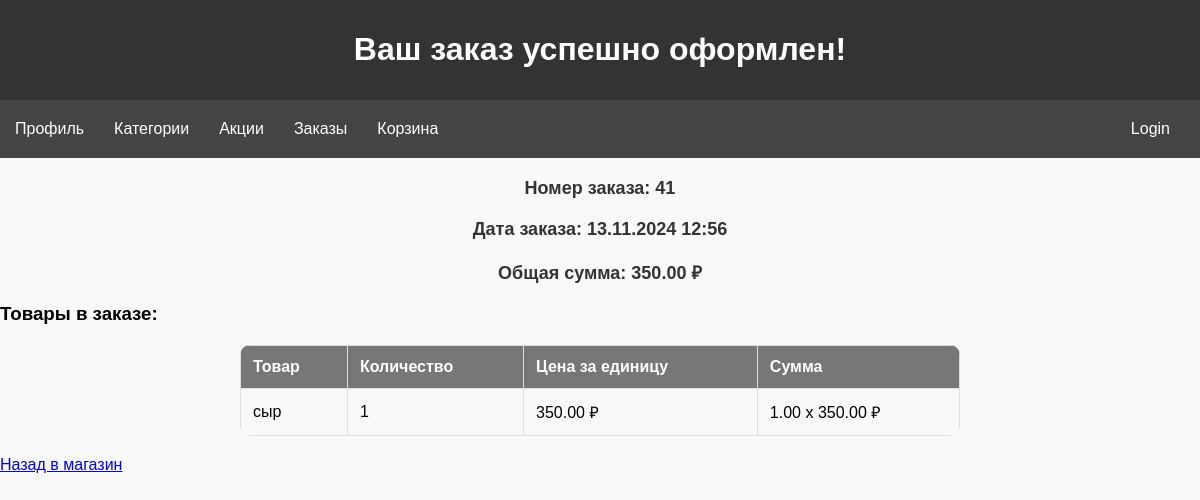
Screenshot of /market/order-confirmation/41/ with the database file from the repository.
### orders/models.py (models this page shows, shortened)
class Order(models.Model):
    objects = models.Manager()
    buyer = models.ForeignKey(Buyer, on_delete=models.CASCADE,
                              related_name="orders")
    created_at = models.DateTimeField(auto_now_add=True)
    price = models.DecimalField(max_digits=10, decimal_places=2, default=0)
    delivery_address = models.ForeignKey('buyers.Address', null=True,
                                         blank=True, on_delete=models.SET_NULL)

class OrderItem(models.Model):
    objects = models.Manager()
    order = models.ForeignKey(Order, on_delete=models.CASCADE,
                              related_name="order_items")
    product = models.ForeignKey(Product, on_delete=models.CASCADE,
                                related_name="order_items")
    quantity = models.PositiveIntegerField(default=1)

### products/models.py (models this page shows, shortened)
class Product(models.Model):
    objects = models.Manager()
    name = models.CharField(max_length=255, unique=True)
    description = models.TextField(null=True, blank=True)
    price = models.DecimalField(max_digits=10, decimal_places=2)
    count = models.PositiveIntegerField(default=0)
    image = models.ImageField(upload_to='products/', null=True, blank=True)
    class Meta:
        permissions = [
            ("can_view_product", "Can view product"),
            ("can_add_product", "Can add product"),
            ("can_change_product", "Can change product"),
            ("can_delete_product", "Can delete product"),
        ]

### market/views.py (the view)
# urls.py: path('order-confirmation/<int:order_id>/', order_confirmation,
def order_confirmation(request, order_id):
    order = get_object_or_404(Order, id=order_id)
    return render(request,
                  'market/order_confirmation.html',
                  {'order': order}
                  )

### templates/market/order_confirmation.html (shortened to what this page needs)
{% load static %}
<!DOCTYPE html>
<html lang="ru">
<head>
    <link rel="stylesheet" href="https://cdnjs.cloudflare.com/ajax/libs/font-awesome/5.15.4/css/all.min.css">
    <link rel="stylesheet" href="{% static 'market/market.css' %}">
    <link rel="stylesheet" href="{% static 'other/other.css' %}">
</head>
<body>
<header>
    <h1>Ваш заказ успешно оформлен!</h1>
</header>
<nav class="nav-menu">
    <a href="{% url 'profile:profile' %}">Профиль</a>
    <a href="#">Категории</a>
    <a href="#">Акции</a>
    <a href="#">Заказы</a>
    <a href="{% url 'market:view_cart' %}">Корзина</a>
    <form action="{% url 'logout' %}" method="POST" class="auth-form">
        <button type="submit" class="auth-button">
            {% if user.is_authenticated %}
                Logout
            {% else %}
                <a href="{% url 'buyers_login' %}?next={{ request.path }}">Login</a>
            {% endif %}
        </button>
    </form>
</nav>
<main>
    <section class="order-summary">
        <p>Номер заказа: {{ order.id }}</p>
        <p>Дата заказа: {{ order.created_at|date:"d.m.Y H:i" }}</p>
        <p>Общая сумма: {{ order.price|floatformat:2 }} ₽</p>
        <h3>Товары в заказе:</h3>
        <table>
            <thead>
                <tr>
                    <th>Товар</th>
                    <th>Количество</th>
                    <th>Цена за единицу</th>
                    <th>Сумма</th>
                </tr>
            </thead>
            <tbody>
                {% for item in order.order_items.all %}
                    <tr>
                        <td>{{ item.product.name }}</td>
                        <td>{{ item.quantity }}</td>
                        <td>{{ item.product.price|floatformat:2 }} ₽</td>
                        <td>{{ item.quantity|floatformat:2 }} x {{ item.product.price|floatformat:2 }} ₽</td>
                    </tr>
                {% endfor %}
            </tbody>
        </table>
    </section>
    <a href="{% url 'market:market' %}" class="btn">Назад в магазин</a>
</main>
</body>
</html>

### static/market/market.css (style rules this page uses)
body { font-family: Arial, sans-serif; margin: 0; padding: 0; background-color: #f9f9f9; }
header { background-color: #333; color: white; padding: 10px; text-align: center; }
.nav-menu { display: flex; justify-content: center; background-color: #444; padding: 10px 0; }
.nav-menu a { color: white; text-decoration: none; padding: 10px 15px; font-size: 16px; }
.nav-menu form { display: inline-flex; align-items: center; margin-left: auto; }
.nav-menu button.auth-button { background: none; color: white; border: none; font-size: 16px; padding: 10px 15px; cursor: pointer; }
table { width: 60%; border-collapse: collapse; margin: 20px auto; background-color: white; border-radius: 10px; overflow: hidden; }
th, td { padding: 12px; text-align: left; border: 1px solid #ddd; }
th { background-color: #777; color: white; }
td { background-color: #f9f9f9; }
p { text-align: center; font-size: 18px; font-weight: bold; color: #333; margin-top: 20px; }

### rows the page displays
Order: id "41", created_at "13.11.2024 12:56", price "350.00"
OrderItem: product.name "сыр", quantity "1", product.price "350.00", quantity "1.00"
